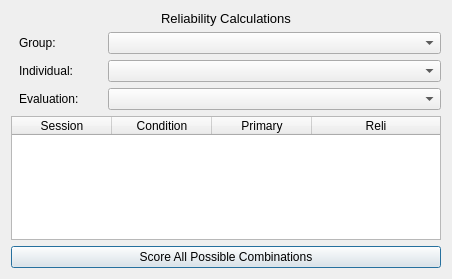
<?xml version="1.0" encoding="UTF-8"?>
<ui version="4.0">
 <class>ReliabilityDialog</class>
 <widget class="QDialog" name="ReliabilityDialog">
  <property name="geometry">
   <rect>
    <x>0</x>
    <y>0</y>
    <width>452</width>
    <height>279</height>
   </rect>
  </property>
  <property name="windowTitle">
   <string>Dialog</string>
  </property>
  <layout class="QVBoxLayout" name="verticalLayout">
   <item>
    <widget class="QLabel" name="label_4">
     <property name="sizePolicy">
      <sizepolicy hsizetype="Preferred" vsizetype="Maximum">
       <horstretch>0</horstretch>
       <verstretch>0</verstretch>
      </sizepolicy>
     </property>
     <property name="text">
      <string>&lt;html&gt;&lt;head/&gt;&lt;body&gt;&lt;p align=&quot;center&quot;&gt;&lt;span style=&quot; font-size:10pt;&quot;&gt;Reliability Calculations&lt;/span&gt;&lt;/p&gt;&lt;/body&gt;&lt;/html&gt;</string>
     </property>
     <property name="alignment">
      <set>Qt::AlignCenter</set>
     </property>
    </widget>
   </item>
   <item>
    <layout class="QFormLayout" name="formLayout">
     <item row="0" column="0">
      <widget class="QLabel" name="labelGroup">
       <property name="styleSheet">
        <string notr="true">padding: 0 20 0 5</string>
       </property>
       <property name="text">
        <string>Group:</string>
       </property>
      </widget>
     </item>
     <item row="0" column="1">
      <widget class="QComboBox" name="comboGroup"/>
     </item>
     <item row="1" column="0">
      <widget class="QLabel" name="labelIndividual">
       <property name="styleSheet">
        <string notr="true">padding: 0 20 0 5</string>
       </property>
       <property name="text">
        <string>Individual:</string>
       </property>
      </widget>
     </item>
     <item row="1" column="1">
      <widget class="QComboBox" name="comboIndividual"/>
     </item>
     <item row="2" column="0">
      <widget class="QLabel" name="labelEvaluation">
       <property name="styleSheet">
        <string notr="true">padding: 0 20 0 5</string>
       </property>
       <property name="text">
        <string>Evaluation:</string>
       </property>
      </widget>
     </item>
     <item row="2" column="1">
      <widget class="QComboBox" name="comboEvaluation">
       <property name="sizePolicy">
        <sizepolicy hsizetype="Preferred" vsizetype="Fixed">
         <horstretch>0</horstretch>
         <verstretch>0</verstretch>
        </sizepolicy>
       </property>
      </widget>
     </item>
    </layout>
   </item>
   <item>
    <widget class="QTableWidget" name="tableWidgetReli">
     <property name="sizePolicy">
      <sizepolicy hsizetype="Expanding" vsizetype="Expanding">
       <horstretch>0</horstretch>
       <verstretch>0</verstretch>
      </sizepolicy>
     </property>
     <property name="editTriggers">
      <set>QAbstractItemView::NoEditTriggers</set>
     </property>
     <property name="tabKeyNavigation">
      <bool>false</bool>
     </property>
     <property name="selectionMode">
      <enum>QAbstractItemView::NoSelection</enum>
     </property>
     <property name="selectionBehavior">
      <enum>QAbstractItemView::SelectRows</enum>
     </property>
     <attribute name="horizontalHeaderStretchLastSection">
      <bool>true</bool>
     </attribute>
     <attribute name="verticalHeaderVisible">
      <bool>false</bool>
     </attribute>
     <column>
      <property name="text">
       <string>Session</string>
      </property>
     </column>
     <column>
      <property name="text">
       <string>Condition</string>
      </property>
     </column>
     <column>
      <property name="text">
       <string>Primary</string>
      </property>
     </column>
     <column>
      <property name="text">
       <string>Reli</string>
      </property>
     </column>
    </widget>
   </item>
   <item>
    <widget class="QPushButton" name="pushButton">
     <property name="text">
      <string>Score All Possible Combinations</string>
     </property>
    </widget>
   </item>
  </layout>
 </widget>
 <resources/>
 <connections/>
</ui>
